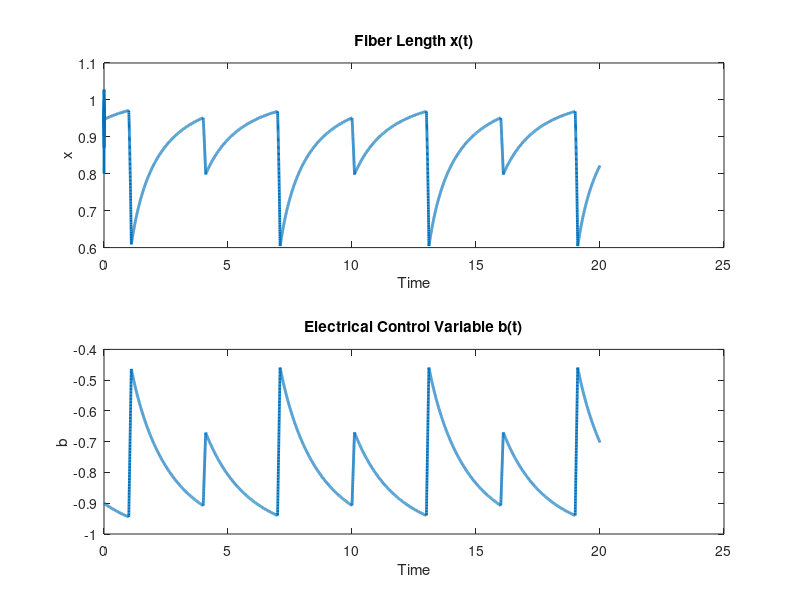

This figure's MATLAB source:
% Initialization
clear all;

deltat = 0.001;
xd = 1;    % Typical relaxed fiber length during diastole
xs = 0.5;  % Assumed contraction fiber length
bd = 1;    % Baseline parameter for diastole
bs = 1.5;  % Adjusted baseline parameter for systole, assuming it should be higher
T = 1;     % Constant proportional to tension
e = 0.001; % Small constant for timescale
N = 20000; % Number of iterations to cover more heartbeats

% Parameters for automatic pulsing based on 'b' value
b_threshold = -0.9;  % b value threshold for triggering a pulse
pulseWidth = 100;    % Width of the pulse in iteration steps, simulate the pulse duration
pulseFrequency = 1000; % Frequency of pulses in terms of iteration steps
AV_decay_rate = 0.005; % Rate of potential decrease when no signal received
inPulse = false;
atrialSignalCounter = 0; % Initialize counter for atrial signals

% Initial values
x = zeros(1, N+1);
b = zeros(1, N+1);
u_values = zeros(1, N+1); % To store the pulse state for visualization
x(1) = 0.8;
b(1) = -0.9;
u = 0;

% Simulation with automatic pulsing based on 'b' value
for i = 1:N
    t = i * deltat; % Current time step
    
    % Check if it's time to start a new pulse based on frequency
    if mod(i, pulseFrequency) == 0
        atrialSignalCounter = atrialSignalCounter + 1; % Increment atrial signal counter
        % Check if 'b' falls below the threshold to trigger a pulse
        if b(i) < b_threshold && ~inPulse
            inPulse = true;
            pulseCounter = pulseWidth; % Reset pulse counter
            if mod(atrialSignalCounter, 2) == 0
                pulseAmplitude = 0.5; % Reduce the amplitude for every other pulse
            else
                pulseAmplitude = 1; % Normal pulse
            end
        end
    end
    
    % Generate pulse if in pulse period
    if inPulse
        u = pulseAmplitude; % Use the modified amplitude
        pulseCounter = pulseCounter - 1;
        if pulseCounter <= 0
            inPulse = false; % End of pulse
        end
    else
        u = 0;
    end
    
    u_values(i) = u; % Store the current value of u for visualization
    
    % Update b based on the current state and presence of a pulse
    b(i+1) = b(i) - AV_decay_rate * deltat + deltat * ((x(i) - xd) + 10 * (xd - xs) * u);
    
    % Update x with added non-linearity for realism
    x(i+1) = x(i) + deltat * ((-1/e) * (x(i)^3 - x(i)^2 + T * x(i) + b(i)));
end

% Plot results
t_start = 0;  % Start time
t_end = 20;   % End time
idx_start = round(t_start / deltat) + 1;
idx_end = round(t_end / deltat) + 1;

figure(1)
subplot(2,1,1);
plot((idx_start:idx_end) * deltat, x(idx_start:idx_end), 'LineWidth', 2);
title('Fiber Length x(t)');
xlabel('Time');
ylabel('x');

subplot(2,1,2);
plot((idx_start:idx_end) * deltat, b(idx_start:idx_end), 'LineWidth', 2);
title('Electrical Control Variable b(t)');
xlabel('Time');
ylabel('b');


%subplot(3,1,3); % Plotting the pulse signal
%plot((idx_start:idx_end) * deltat, u_values(idx_start:idx_end), 'LineWidth', 2);
%title('Pulse Signal u(t)');
%xlabel('Time');
%ylabel('u');
